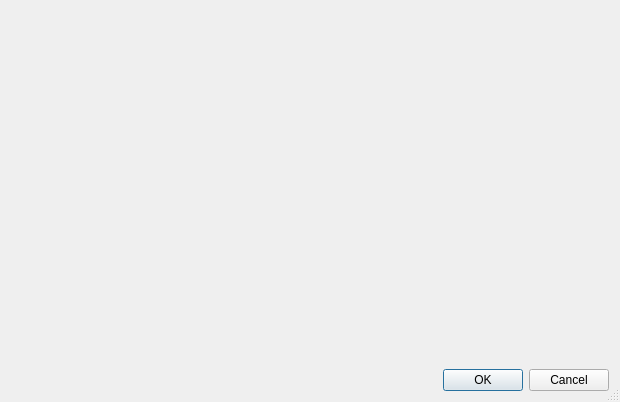
<?xml version="1.0" encoding="UTF-8"?>
<ui version="4.0">
 <class>ColorDialogBase</class>
 <widget class="QDialog" name="ColorDialogBase">
  <property name="geometry">
   <rect>
    <x>0</x>
    <y>0</y>
    <width>620</width>
    <height>402</height>
   </rect>
  </property>
  <property name="windowTitle">
   <string>Color picker</string>
  </property>
  <property name="sizeGripEnabled">
   <bool>true</bool>
  </property>
  <layout class="QVBoxLayout" name="verticalLayout_2">
   <item>
    <widget class="QgsCompoundColorWidget" name="mColorWidget" native="true"/>
   </item>
   <item>
    <widget class="QDialogButtonBox" name="mButtonBox">
     <property name="orientation">
      <enum>Qt::Horizontal</enum>
     </property>
     <property name="standardButtons">
      <set>QDialogButtonBox::Cancel|QDialogButtonBox::Ok</set>
     </property>
    </widget>
   </item>
  </layout>
  <action name="mActionImportColors">
   <property name="text">
    <string>Import Colors...</string>
   </property>
   <property name="toolTip">
    <string>Import colors from file</string>
   </property>
  </action>
  <action name="mActionExportColors">
   <property name="text">
    <string>Export Colors...</string>
   </property>
   <property name="toolTip">
    <string>Export colors to file</string>
   </property>
  </action>
  <action name="mActionPasteColors">
   <property name="text">
    <string>Paste Colors</string>
   </property>
   <property name="toolTip">
    <string>Paste colors from clipboard</string>
   </property>
  </action>
  <action name="mActionImportPalette">
   <property name="text">
    <string>Import Palette...</string>
   </property>
   <property name="toolTip">
    <string>Import palette from file</string>
   </property>
  </action>
  <action name="mActionRemovePalette">
   <property name="text">
    <string>Remove Palette</string>
   </property>
   <property name="toolTip">
    <string>Remove current palette</string>
   </property>
  </action>
  <action name="mActionNewPalette">
   <property name="text">
    <string>New Palette...</string>
   </property>
   <property name="toolTip">
    <string>Create a new palette</string>
   </property>
  </action>
  <action name="mActionCopyColors">
   <property name="text">
    <string>Copy Colors</string>
   </property>
   <property name="toolTip">
    <string>Copy selected colors</string>
   </property>
  </action>
 </widget>
 <customwidgets>
  <customwidget>
   <class>QgsCompoundColorWidget</class>
   <extends>QWidget</extends>
   <header>qgscompoundcolorwidget.h</header>
   <container>1</container>
  </customwidget>
 </customwidgets>
 <resources/>
 <connections/>
</ui>
